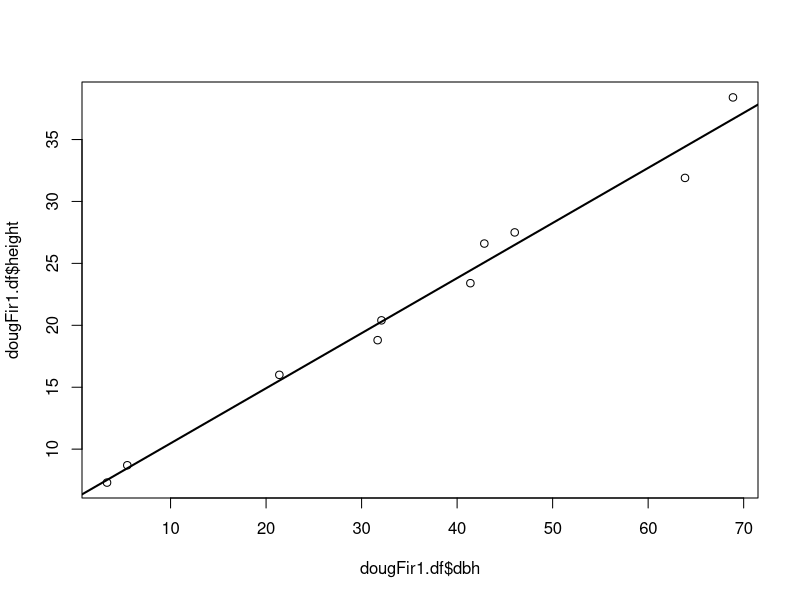
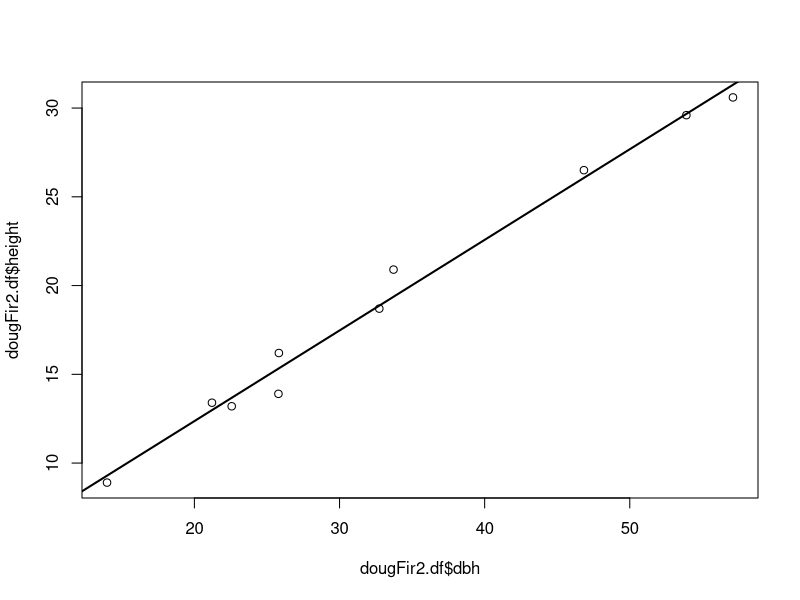
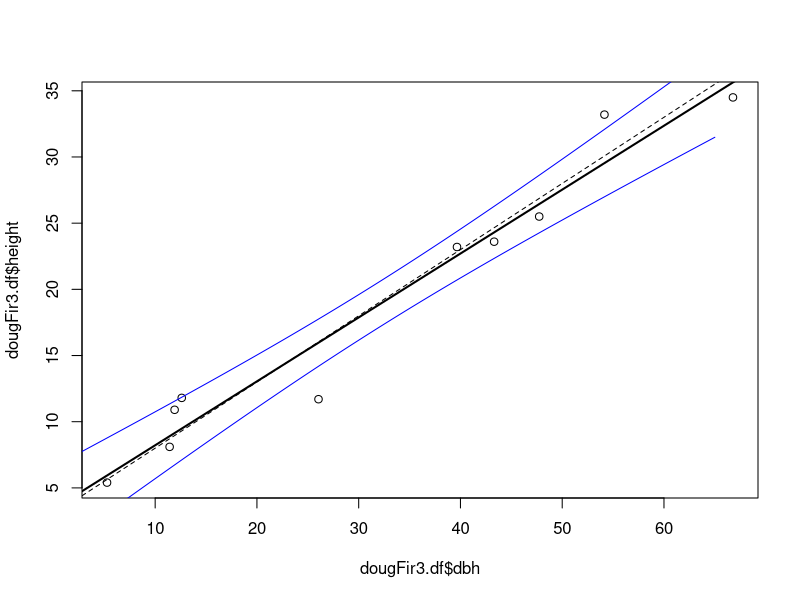

Source code (R) for these figures, in order:
##########
# Jasharn Thiara
# TMATH 410, WINTER 2023
# Dougfir
# Jan 8, 2023
##########

# Sample 1
dougFir1.df=data.frame(dbh=c(5.47,41.39,3.35,42.85,31.68,21.39,46.03,68.88,32.08,63.86),
                       height=c(8.7,23.4,7.3,26.6,18.8,16,27.5,38.4,20.4,31.9))
View(dougFir1.df)
plot(dougFir1.df$dbh,dougFir1.df$height)
dougFir1.lm=lm(height~dbh,data=dougFir1.df)
dougFir1.lm$coefficients
abline(dougFir1.lm$coefficients,lwd=2)

#######
# sample 2
dougFir2.df=data.frame(dbh=c(22.57,21.21,25.79,57.11,32.74,46.84,33.72,13.98,53.9,25.82),
                       height=c(13.2,13.4,13.9,30.6,18.7,26.5,20.9,8.9,29.6,16.2))
View(dougFir2.df)
plot(dougFir2.df$dbh,dougFir2.df$height)
dougFir2.lm=lm(height~dbh,data=dougFir2.df)
dougFir2.lm$coefficients
abline(dougFir2.lm$coefficients,lwd=2)

#######
# sample 3
dougFir3.df=data.frame(dbh=c(39.66,5.27,11.91,54.15,12.61,26.05,66.78,47.74,43.31,11.42),
                       height=c(23.2,5.4,10.9,33.2,11.8,11.7,34.5,25.5,23.6,8.1))
View(dougFir3.df)
plot(dougFir3.df$dbh,dougFir3.df$height)
dougFir3.lm=lm(height~dbh,data=dougFir3.df)
dougFir3.lm$coefficients
abline(dougFir3.lm$coefficients,lwd=2)

pred.df=data.frame(dbh=seq(0,65,0.1))
head(pred.df)

# now we make the prediction interval using the predict function
conf.interval=predict(dougFir3.lm, newdata=pred.df,interval="confidence")
head(conf.interval)
#and add the prediction interval lines to your plot
lines(pred.df$dbh,conf.interval[,2], col="blue")
lines(pred.df$dbh,conf.interval[,3], col="blue")
# true regression line 
abline(3,0.5,lty=2)
